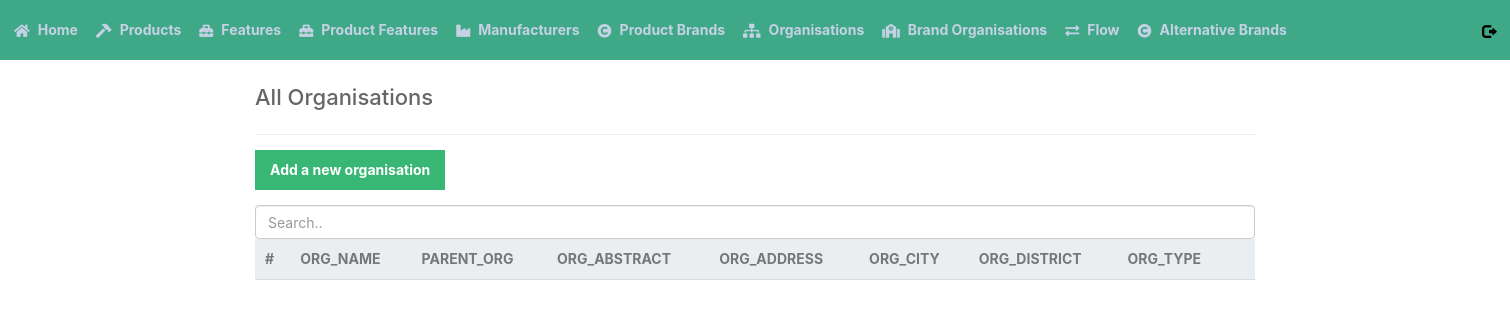
/read_organisations.php, run on an earlier commit of the app's database.
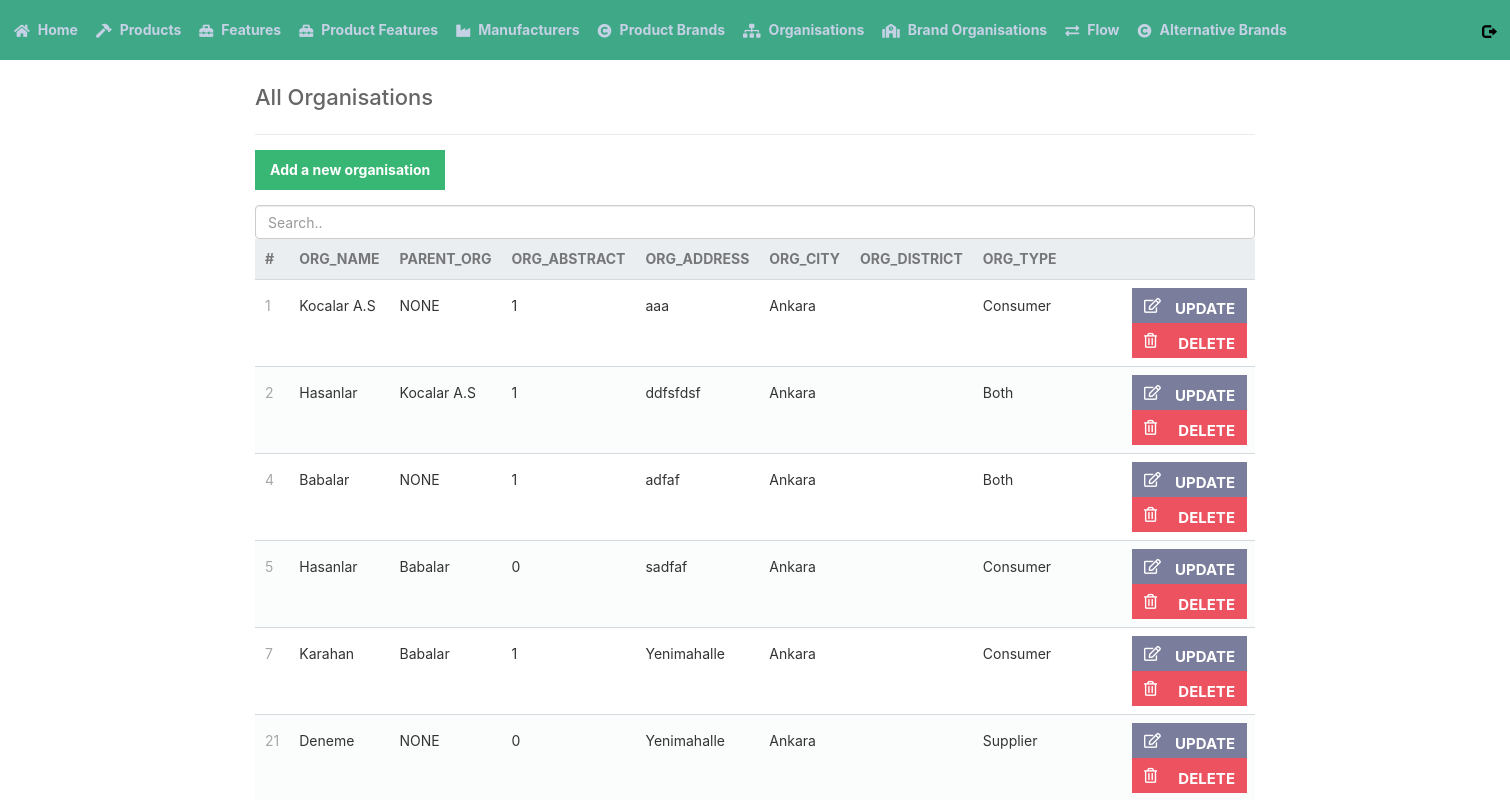
And on a later commit of the database.
### tables this page shows
CREATE TABLE `organisations` (
  `ORG_ID` int(11) NOT NULL,
  `ORG_NAME` varchar(100) NOT NULL,
  `PARENT_ORG` int(11) NOT NULL,
  `ORG_ABSTRACT` tinyint(1) NOT NULL,
  `ORG_ADDRESS` varchar(200) NOT NULL,
  `ORG_CITY` int(11) NOT NULL,
  `ORG_DISTRICT` varchar(50) DEFAULT NULL,
  `ORG_TYPE` int(11) NOT NULL
);

CREATE TABLE `country_city` (
  `CITY_ID` int(11) NOT NULL,
  `CITY_NAME` varchar(100) NOT NULL,
  `COUNTRY_CODE` char(3) NOT NULL
);

### read_organisations.php (the view)
<?php
include 'functions.php';
$pdo = pdo_connect_mysql();
$stmt = $pdo->prepare('SELECT * FROM ORGANISATIONS ORDER BY ORG_ID');
$stmt->execute();
$organisations = $stmt->fetchAll(PDO::FETCH_ASSOC);
?>
<?=template_header('Read')?>
<div class="content read">
	<h2>All Organisations</h2>
	<a href="create_organisation.php" class="add-product">Add a new organisation</a>
	<input class="form-control" id="myInput" type="text" placeholder="Search..">
	<table>
        <thead>
            <tr>
                <td>#</td>
                <td>ORG_NAME</td>
                <td>PARENT_ORG</td>
                <td>ORG_ABSTRACT</td>
                <td>ORG_ADDRESS</td>
                <td>ORG_CITY</td>
                <td>ORG_DISTRICT</td>
                <td>ORG_TYPE</td>
                <td></td>
            </tr>
        </thead>
        <tbody id="myTable">
            <?php foreach ($organisations as $element): ?>
            <tr>
							<?php   $stmt = $pdo->prepare('SELECT ORG_NAME FROM ORGANISATIONS  WHERE ORG_ID = ?');                            ?>
							<?php   $stmt->execute([$element['PARENT_ORG']]);                           ?>
							<?php   $parent_org = $stmt->fetch();                           ?>
							<?php $stmt = $pdo->prepare('SELECT CITY_NAME FROM COUNTRY_CITY  WHERE CITY_ID = ?');           ?>
							<?php  $stmt->execute([$element['ORG_CITY']]);           ?>
							<?php   $city = $stmt->fetch();        ?>
							<?php $stmt = $pdo->prepare('SELECT ORG_TYPE FROM ORGANISATIONS  WHERE ORG_ID = ?');           ?>
							<?php  $stmt->execute([$element['ORG_TYPE']]);           ?>
							<?php   $type = $stmt->fetch();        ?>
                <td><?=$element['ORG_ID']?></td>
                <td><?=$element['ORG_NAME']?></td>
                <?php   if(!$parent_org):                          ?>
	                     <td><?="NONE"?></td>
	                 <?php   else:                         ?>
	                     <td><?=$parent_org['ORG_NAME']?></td>
	                 <?php  endif;     ?>
                <td><?=$element['ORG_ABSTRACT']?></td>
								<td><?= $element['ORG_ADDRESS'] ?></td>
								<td><?=$city['CITY_NAME']?></td>
								<td><?= $element['ORG_DISTRICT'] ?></td>
                <?php  if($element['ORG_TYPE'] == 0):  ?>
                <?php  $type='Supplier'  ?>
                <?php  elseif($element['ORG_TYPE'] == 1): ?>
                <?php  $type='Consumer'  ?>
                <?php else :  ?>
                <?php  $type='Both'  ?>
                <?php endif;  ?>
                <td><?=$type?></td>
                <td class="actions">
                    <a href="update_organisation.php?ORG_ID=<?=$element['ORG_ID']?>" class="edit"><i class="far fa-edit"></i>UPDATE</a>
                    <a href="delete_organisation.php?ORG_ID=<?=$element['ORG_ID']?>" class="trash"><i class="far fa-trash-alt"></i>DELETE</a>
                </td>
            </tr>
            <?php endforeach; ?>
        </tbody>
    </table>
</div>
<?=template_footer()?>

What changed in the data, as far as the page shows it:
added organisations: ORG_ID "1", ORG_NAME "Kocalar A.S", shows "NONE", ORG_ABSTRACT "1", ORG_ADDRESS "aaa", ORG_CITY.CITY_NAME "Ankara", ORG_TYPE "Consumer"
added organisations: ORG_ID "2", ORG_NAME "Hasanlar", organisations.ORG_NAME "Kocalar A.S", ORG_ABSTRACT "1", ORG_ADDRESS "ddfsfdsf", ORG_CITY.CITY_NAME "Ankara", ORG_TYPE "Both"
added organisations: ORG_ID "4", ORG_NAME "Babalar", shows "NONE", ORG_ABSTRACT "1", ORG_ADDRESS "adfaf", ORG_CITY.CITY_NAME "Ankara", ORG_TYPE "Both"
added organisations: ORG_ID "5", ORG_NAME "Hasanlar", organisations.ORG_NAME "Babalar", ORG_ABSTRACT "0", ORG_ADDRESS "sadfaf", ORG_CITY.CITY_NAME "Ankara", ORG_TYPE "Consumer"
added organisations: ORG_ID "7", ORG_NAME "Karahan", organisations.ORG_NAME "Babalar", ORG_ABSTRACT "1", ORG_ADDRESS "Yenimahalle", ORG_CITY.CITY_NAME "Ankara", ORG_TYPE "Consumer"
added organisations: ORG_ID "21", ORG_NAME "Deneme", shows "NONE", ORG_ABSTRACT "0", ORG_ADDRESS "Yenimahalle", ORG_CITY.CITY_NAME "Ankara", ORG_TYPE "Supplier"
